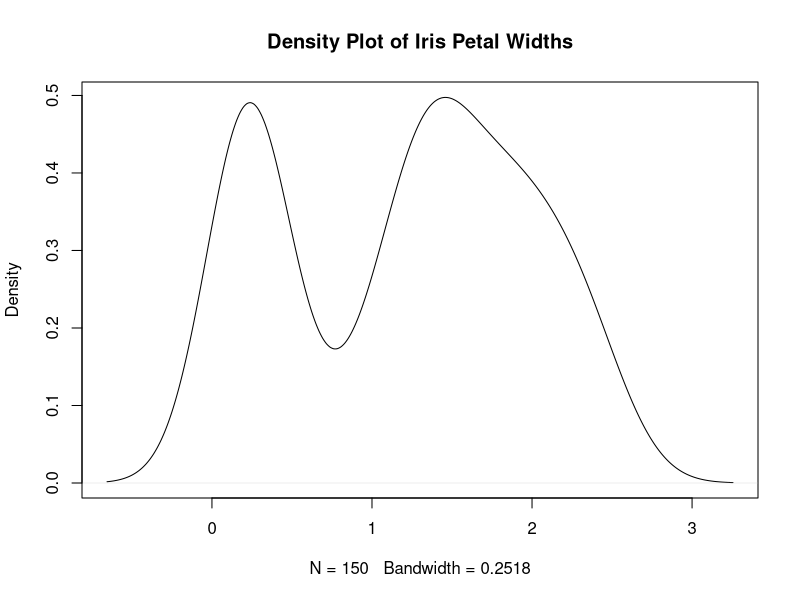

Reproduce this figure in R.
## ---- chunk 1
y <- density(iris$Petal.Width)
## ---- chunk 2
class(y)
typeof(y)
str(y)
## ---- chunk 3
#| echo: false

plot(y,main='Density Plot of Iris Petal Widths')
